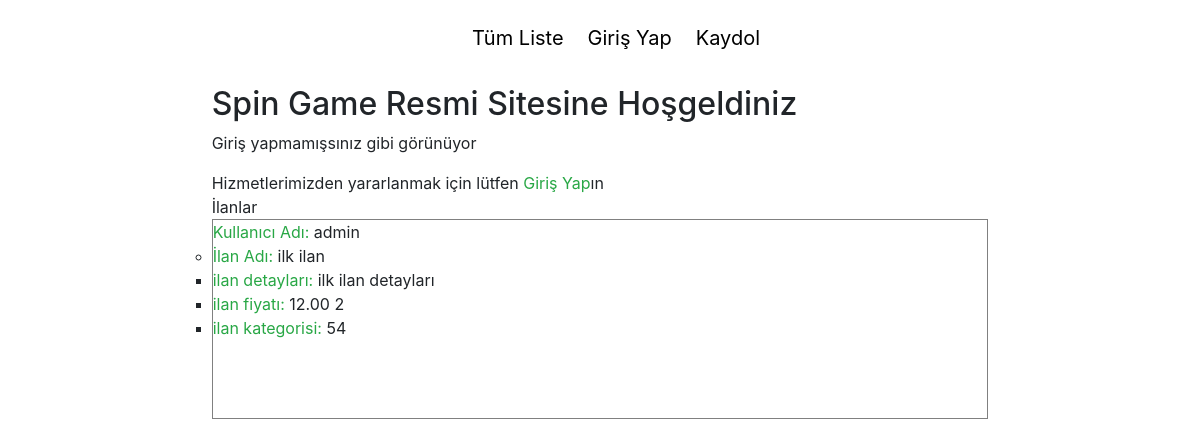
The app's page /, older data.
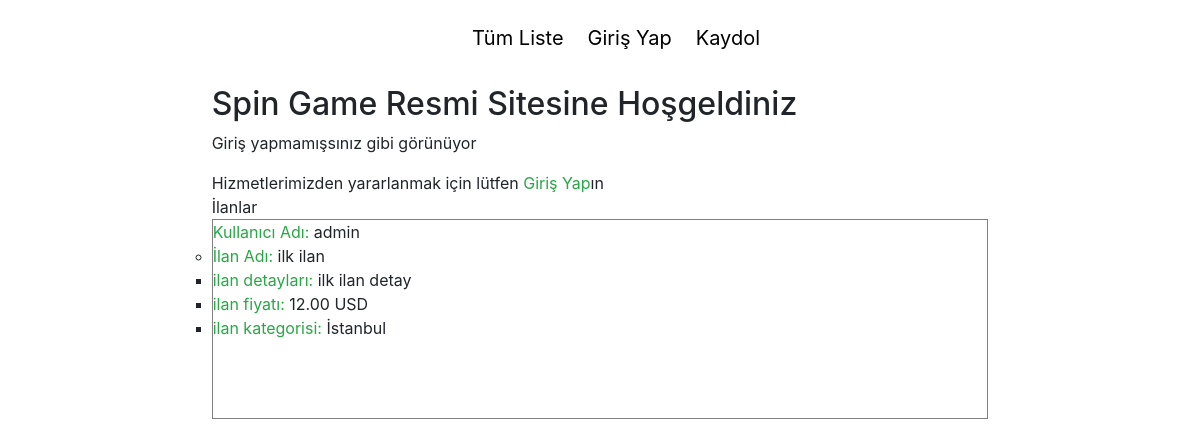
The same page, newer data.
### posts/models.py (models this page shows, shortened)
class PostModel(models.Model):
    user = models.ForeignKey(User, on_delete=models.CASCADE, related_name='post_user')
    title = models.CharField(max_length=120)
    about_post = models.CharField(max_length=200)
    price = models.DecimalField(max_digits=10, decimal_places=2)
    currency  = models.CharField(max_length=5)
    category = models.CharField(max_length=15)
    releaseDate = models.DateTimeField(auto_now_add=True)
    slug = models.SlugField(unique=True, editable=False, max_length=130)
    sold_or_not_model = models.BooleanField(default=False)

### register/models.py (models this page shows)
class CustomUser(AbstractUser):
    email = models.EmailField(_('email address'), unique=True)

### root/views.py (the view)
# urls.py: path("", views.home, name="home"),
def home(response):
    p = PostModel.objects.all()
    return render(response, "root/home.html", {'posts': p})

### root/templates/root/home.html (shortened to what this page needs)
{% extends 'root/base.html' %}
{% load static %}
{% block content %}
<h2>Spin Game Resmi Sitesine Hoşgeldiniz</h2>
{% if user.is_authenticated %}
  Merhaba Sayın, {{ user }}!
  <p><a href="{% url 'logout' %}">Çıkış yap</a></p>
{% else %}
  <p>Giriş yapmamışsınız gibi görünüyor</p>
  Hizmetlerimizden yararlanmak için lütfen <a href="{% url 'login' %}">Giriş Yap</a>ın
{% endif %}
<br>
İlanlar
{% for item in posts %}
  <div class="item_border">
  <ul><span style="color: #28a745">Kullanıcı Adı:</span> {{ item.user }}
      <ul>
        <li><span style="color: #28a745">İlan Adı:</span> {{ item.title }}
              <ul>
                  <li><span style="color: #28a745">ilan detayları:</span>  {{ item.about_post }}</li>
                  <li><span style="color: #28a745">ilan fiyatı:</span> {{ item.price }} {{ item.currency }}</li>
                  <li><span style="color: #28a745">ilan kategorisi:</span> {{ item.category }}</li>
              </ul>
          </li>
      </ul>
  </ul>
  </div>
  <br>
{% endfor %}
{% endblock %}

Row changes from the older to the newer data that the page shows:
changed PostModel "ilk ilan": about_post "ilk ilan detayları" → "ilk ilan detay"; currency "2" → "USD"; category "54" → "İstanbul"
